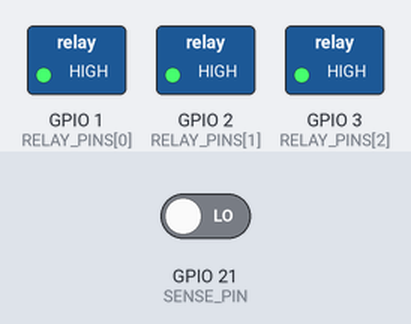
Simulated run of this sketch. Board: ESP32-C3. Shown: switched loads named in the sketch (green lamp = pin HIGH). The test bench sets the inputs (shaded band); at power-on: GPIO 21 (SENSE_PIN) LOW. What the sketch prints to the serial monitor is not drawn.

Above: at 1.3 s.
1.4 s: GPIO 21 (SENSE_PIN) driven HIGH
At 1.8 s:
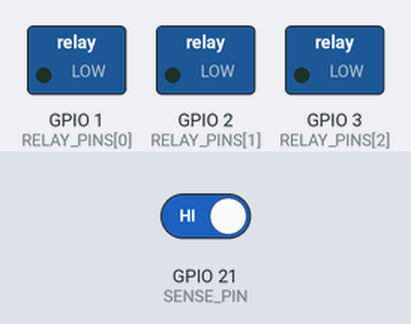
3.0 s: GPIO 21 (SENSE_PIN) driven LOW
At 4.3 s:
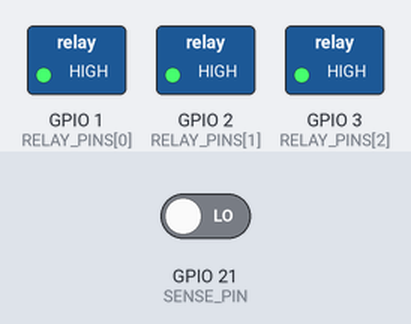
Timing chart, 0 to 6.0 s (numbered marks = the images above; inputs shaded):
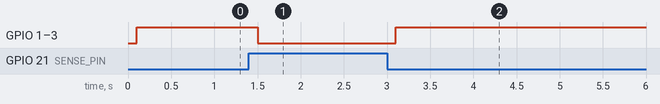

The sketch:

relay_test.ino
```cpp
// ESP32-C3 Relay Test Sketch
// Adjust RELAY_PINS to the actual GPIO numbers for your board.
// Set RELAY_ACTIVE_LOW to true if your relay module activates when the pin is LOW.
// SENSE_PIN monitors an external voltage; when it reads HIGH all relays will be forced ON.
// SAFETY: Do NOT connect 5V directly to the ESP32 GPIO. Use a proper voltage divider
// or optocoupler to bring the sense voltage to 3.3V.

const int RELAY_PINS[] = {1, 2, 3}; // <-- change these to your GPIO numbers
const bool RELAY_ACTIVE_LOW = true; // true if relays are active LOW
const int RELAY_COUNT = sizeof(RELAY_PINS) / sizeof(RELAY_PINS[0]);

const int SENSE_PIN = 21; // when this pin reads HIGH, all relays will be ON
const bool SENSE_ACTIVE_HIGH = true; // set to false if sense is active LOW

void setup() {
  Serial.begin(115200);
  delay(100);
  Serial.println("Relay test starting...");
  // configure relay pins
  for (int i = 0; i < RELAY_COUNT; ++i) {
    pinMode(RELAY_PINS[i], OUTPUT);
    // ensure relays start OFF
    digitalWrite(RELAY_PINS[i], RELAY_ACTIVE_LOW ? HIGH : LOW);
  }
  // configure sense pin with pull-down so default is LOW
  pinMode(SENSE_PIN, INPUT_PULLDOWN);
}

void setAllRelays(bool on) {
  for (int i = 0; i < RELAY_COUNT; ++i) {
    digitalWrite(RELAY_PINS[i], on ? (RELAY_ACTIVE_LOW ? LOW : HIGH) : (RELAY_ACTIVE_LOW ? HIGH : LOW));
  }
}

void loop() {
  int sense = digitalRead(SENSE_PIN);
  bool senseOn = (sense == HIGH) == SENSE_ACTIVE_HIGH;

  if (senseOn) {
    Serial.println("Sense HIGH — forcing all relays ON");
    setAllRelays(true);
    delay(200);
    return;
  }

  // Sense is LOW — ensure all relays are OFF
  setAllRelays(false);
  delay(200);
}
```

Measured:
- after the input at 1.4 s, GPIO 1 (RELAY_PINS[0]), GPIO 2 (RELAY_PINS[1]), GPIO 3 (RELAY_PINS[2]): HIGH → LOW after 0.10 s
- after the input at 3.0 s, GPIO 1 (RELAY_PINS[0]), GPIO 2 (RELAY_PINS[1]), GPIO 3 (RELAY_PINS[2]): LOW → HIGH after 0.10 s
